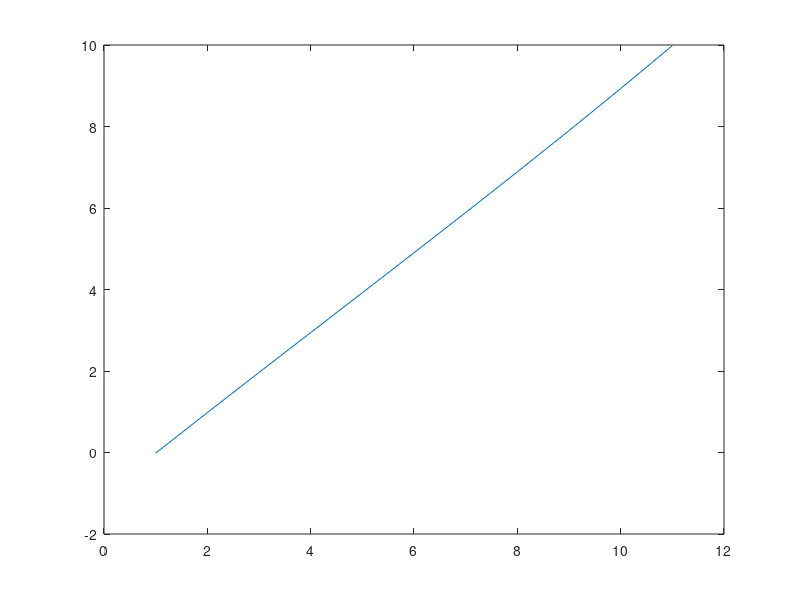

Write MATLAB code to recreate this figure.
Vin = 44;
Rup = 22e3;
Rdown = 1.8e3;

I = Vin / (Rup + Rdown);
Prup = I * I * Rup;
Prdown = I * I * Rdown;
Vout = I * Rdown;

printf('Prup = %.3f W  --> %.3f W\n', Prup, Prup*1.3);
printf('Prdown = %.3f W  --> %.3f W\n', Prdown, Prdown*1.3);
printf('Vout = %.2f V\n', Vout);

R1 = 22e3;
R2 = 3e3;
Rpar = R1*R2 / (R1+R2);
printf('Rpar = %.1f ohm\n', Rpar);

Vs = 10;
Rpot = 10e3;
Rmid = 5e3;
Rx = [0:1e3:10e3];

Rup = 100e3;
Rdown = 47e3;

for i = 1:11
    Redown = (Rx(i) * (Rup+Rdown)) / (Rx(i) + (Rup+Rdown));
    Vout2 = Vs * Redown / (Rpot - Rx(i) + Redown);
    Vout2 = Vout2 - 150e-9 * (Rup);
    printf('POT Vout = %.2f V\n', Vout2);
    Vout3(i) = Vout2;
end
plot(Vout3);

    